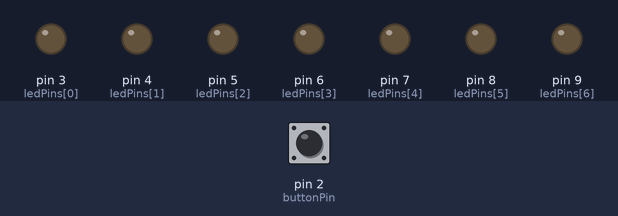
Recording of a sketch running on a simulated Arduino Uno, built with avr-gcc and run on an emulated ATmega328P. Parts: output pins drawn as LEDs (lit = HIGH). Inputs (shaded band) come from the test bench; at power-on: pin 2 (buttonPin) HIGH.

Above: at 1.2 s.
1.3 s: pin 2 (buttonPin) pulled LOW for 0.15 s
At 1.6 s:
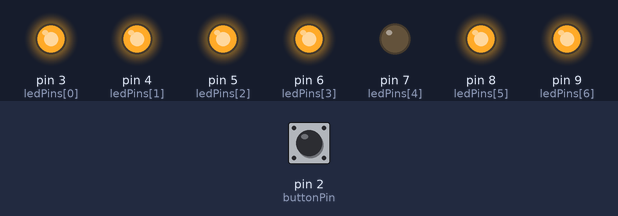
2.9 s: pin 2 (buttonPin) pulled LOW for 1 s
At 4.0 s:
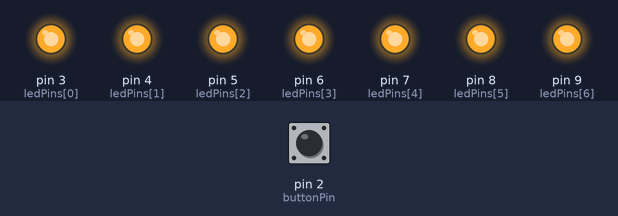
5.4 s: pin 2 (buttonPin) pulled LOW for 0.15 s
At 5.9 s:
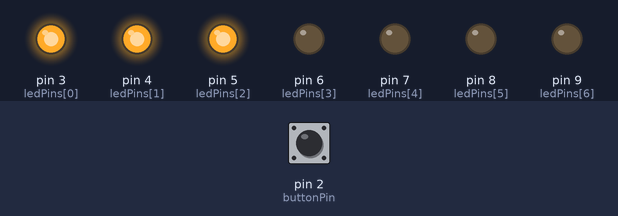
7.0 s: pin 2 (buttonPin) pulled LOW for 3.2 s
At 8.3 s:
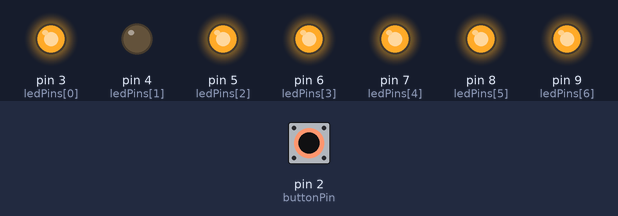
11.7 s: pin 2 (buttonPin) pulled LOW for 0.15 s
At 12.9 s:
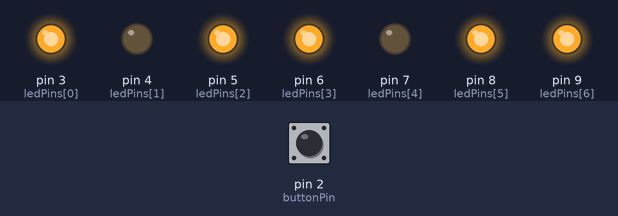
13.3 s: pin 2 (buttonPin) pulled LOW for 1 s
At 14.3 s:
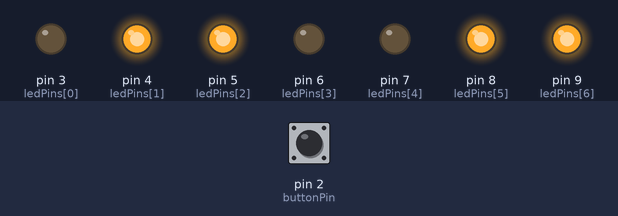
Timing chart, 0 to 16.3 s (numbered marks = the images above; inputs shaded):
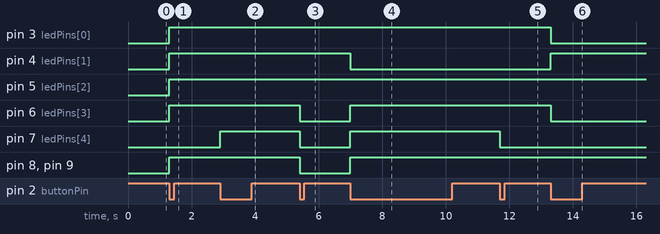

Measured:
- after the input at 1.3 s, pin 3 (ledPins[0]), pin 4 (ledPins[1]), pin 5 (ledPins[2]), pin 6 (ledPins[3]), pin 8 (ledPins[5]), pin 9 (ledPins[6]): LOW → HIGH at once
- after the input at 2.9 s, pin 7 (ledPins[4]): LOW → HIGH at once
- after the input at 5.4 s, pin 6 (ledPins[3]), pin 7 (ledPins[4]), pin 8 (ledPins[5]), pin 9 (ledPins[6]): HIGH → LOW at once
- after the input at 7.0 s, pin 4 (ledPins[1]): HIGH → LOW at once; pin 6 (ledPins[3]), pin 7 (ledPins[4]), pin 8 (ledPins[5]), pin 9 (ledPins[6]): LOW → HIGH at once
- after the input at 11.7 s, pin 7 (ledPins[4]): HIGH → LOW at once
- after the input at 13.3 s, pin 3 (ledPins[0]), pin 6 (ledPins[3]): HIGH → LOW at once; pin 4 (ledPins[1]): LOW → HIGH at once

The sketch:

exec2.ino
```cpp
const int buttonPin = 2;  // Pino do botão
const int ledPins[] = {3, 4, 5, 6, 7, 8, 9};  // Pinos dos LEDs

int contador = 10;  // Variável para armazenar o valor do contador (começa em 9 para contar de 9 a 0)
bool buttonState = false;  // Estado atual do botão
bool lastButtonState = false;  // Estado anterior do botão

void setup() {
  // Configura os LEDs como saída
  for (int i = 0; i < 7; i++) {
    pinMode(ledPins[i], OUTPUT);
  }
  // Configura o pino do botão como entrada
  pinMode(buttonPin, INPUT);
}

void loop() {
  // Lê o estado atual do botão
  buttonState = digitalRead(buttonPin);

  // Verifica se houve uma transição de pressionado para não pressionado
  if (buttonState == LOW && lastButtonState == HIGH) {
    contador--;  // Decrementa o contador
    if (contador < 0) {
      contador = 9;  // Volta para 9 após 0
    }
    atualizarDisplay();  // Atualiza os LEDs com o novo valor do contador
  }

  // Atualiza o estado anterior do botão
  lastButtonState = buttonState;
}

void atualizarDisplay() {
  // Define os padrões de cada LED para os números de 0 a 9
  const bool digitos[10][7] = {
    {1, 1, 1, 1, 1, 1, 0},  // 0
    {0, 1, 1, 0, 0, 0, 0},  // 1
    {1, 1, 0, 1, 1, 0, 1},  // 2
    {1, 1, 1, 1, 0, 0, 1},  // 3
    {0, 1, 1, 0, 0, 1, 1},  // 4
    {1, 0, 1, 1, 0, 1, 1},  // 5
    {1, 0, 1, 1, 1, 1, 1},  // 6
    {1, 1, 1, 0, 0, 0, 0},  // 7
    {1, 1, 1, 1, 1, 1, 1},  // 8
    {1, 1, 1, 1, 0, 1, 1}   // 9
  };

  // Atualiza cada LED de acordo com o valor do contador
  for (int i = 0; i < 7; i++) {
    digitalWrite(ledPins[i], digitos[contador][i]);
  }
}
```
